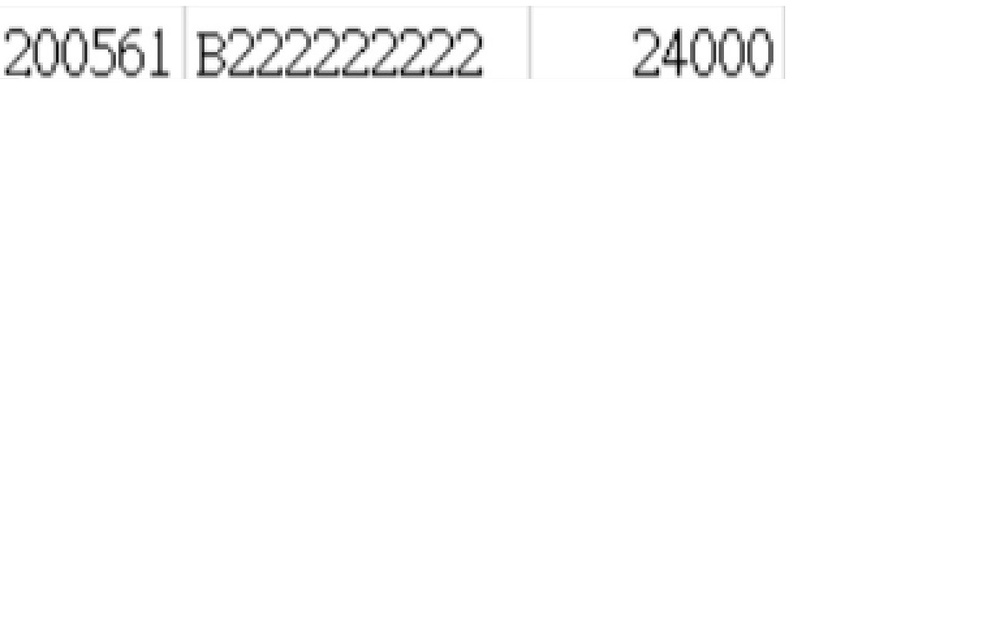
#> input picture test1123.jpg, 1000 x 625 px, shrunk from 1536 x 960 before the run, found by its file name
$ python id_step3.py
#> lines starting #> are read from the running program, lines starting #| are printed output that depends on the picture; after the words box and inside, x2 and y2 are one past the last pixel; in counts of white or black regions, pixels touching at a corner belong together
# -*- coding: utf-8 -*-
"""
Created on Fri Nov 24 00:26:02 2023

@author: ja983
"""
import cv2
import pytesseract
from PIL import Image
import re
image = cv2.imread('TEST1123.jpg')
#> image is the input picture: shape (625, 1000, 3); min 0, max 255, mean 251.9
 #圖像預先處理
gray = cv2.cvtColor(image, cv2.COLOR_BGR2GRAY)
_, binary = cv2.threshold(gray, 128, 255, cv2.THRESH_BINARY)
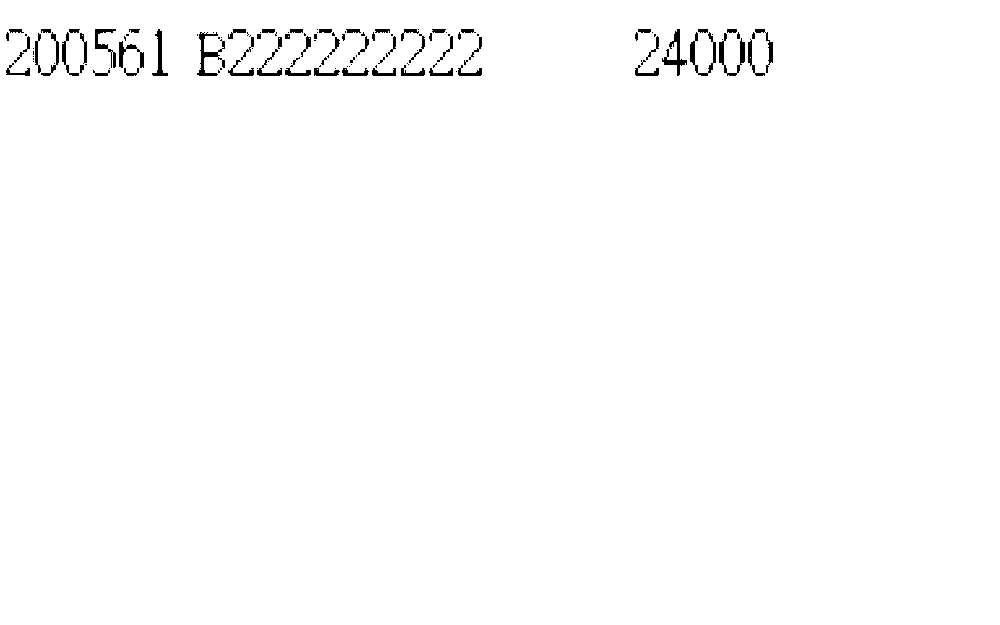
#> binary: shape (625, 1000); 99% white; 127 black regions (66 under 20 px), largest, box (x1, y1, x2, y2) and area: (197, 32, 225, 76) 379, (662, 29, 687, 76) 326, (719, 33, 745, 76) 315

pil_image = Image.fromarray(binary)
#> (the run stopped early here; a loop or call above may not have finished)

$ run again, with ID12131.jpg copied over test1123.jpg
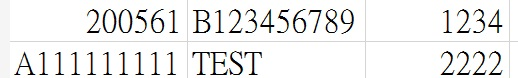
#> input picture ID12131.jpg, 518 x 78 px, found by its file name
#> image is the input picture: shape (78, 518, 3); mean B, G, R 235.8, 236.6, 236.5
#> `_, binary = cv2.threshold(gray, 128, 255, cv2.THRESH_BINARY)`:
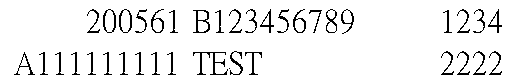
#> binary: shape (78, 518); 93% white; black in thin lines or dots, all inside (x1, y1, x2, y2) = (14, 9, 502, 75)

$ run again, with ID12132.jpg copied over test1123.jpg
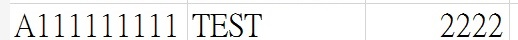
#> input picture ID12132.jpg, 518 x 40 px, found by its file name
#> image is the input picture: shape (40, 518, 3); mean B, G, R 237.5, 238.3, 238.3
#> `_, binary = cv2.threshold(gray, 128, 255, cv2.THRESH_BINARY)`:
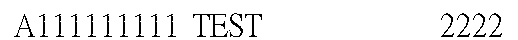
#> binary: shape (40, 518); 94% white; black in thin lines or dots, all inside (x1, y1, x2, y2) = (14, 13, 502, 37)

$ run again, with ID5.jpg copied over test1123.jpg
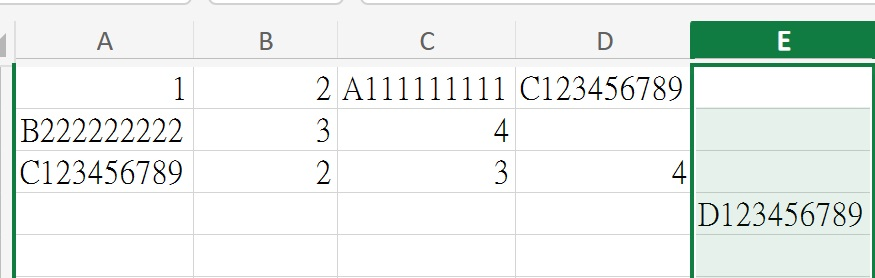
#> input picture ID5.jpg, 875 x 278 px, found by its file name
#> image is the input picture: shape (278, 875, 3); mean B, G, R 236.8, 240, 234.3
#> `gray = cv2.cvtColor(image, cv2.COLOR_BGR2GRAY)`:
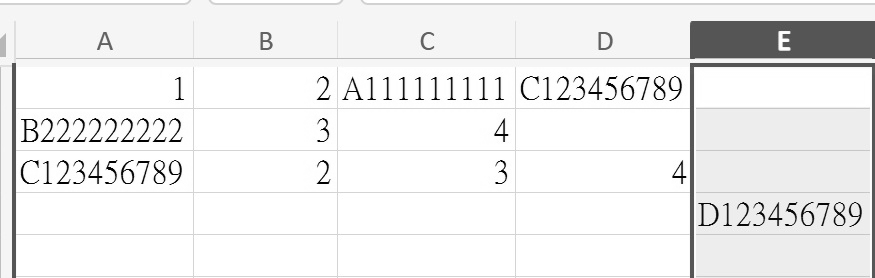
#> gray: shape (278, 875); min 0, max 255, mean 237.9
#> `_, binary = cv2.threshold(gray, 128, 255, cv2.THRESH_BINARY)`:
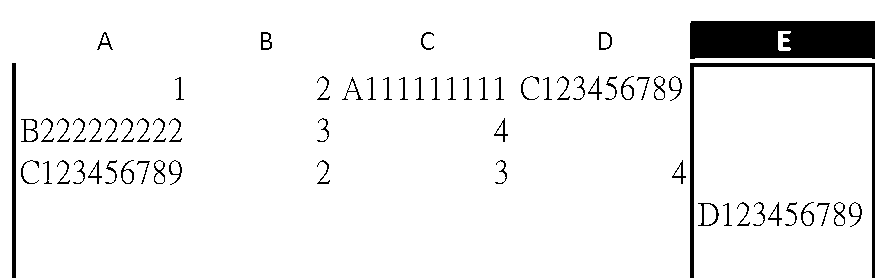
#> binary: shape (278, 875); 94.1% white; 64 black regions, largest, box (x1, y1, x2, y2) and area: (690, 21, 875, 59) 6675, (690, 63, 875, 278) 2217, (12, 63, 16, 278) 860
